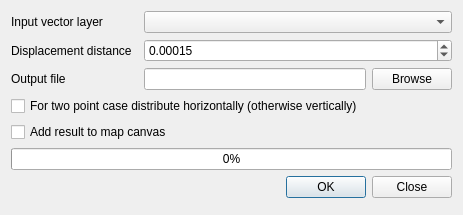
<?xml version="1.0" encoding="UTF-8"?>
<ui version="4.0">
 <class>ShiftPointsDialog</class>
 <widget class="QDialog" name="ShiftPointsDialog">
  <property name="geometry">
   <rect>
    <x>0</x>
    <y>0</y>
    <width>463</width>
    <height>215</height>
   </rect>
  </property>
  <property name="windowTitle">
   <string>Shift points</string>
  </property>
  <layout class="QGridLayout" name="gridLayout">
   <item row="0" column="0">
    <widget class="QLabel" name="label">
     <property name="text">
      <string>Input vector layer</string>
     </property>
    </widget>
   </item>
   <item row="0" column="2">
    <widget class="QComboBox" name="cmbInputLayer"/>
   </item>
   <item row="2" column="0" colspan="2">
    <widget class="QLabel" name="label_2">
     <property name="text">
      <string>Output file</string>
     </property>
    </widget>
   </item>
   <item row="2" column="2">
    <layout class="QHBoxLayout" name="horizontalLayout_2">
     <item>
      <widget class="QLineEdit" name="leOutputFile"/>
     </item>
     <item>
      <widget class="QPushButton" name="btnBrowse">
       <property name="text">
        <string>Browse</string>
       </property>
      </widget>
     </item>
    </layout>
   </item>
   <item row="4" column="0" colspan="3">
    <widget class="QCheckBox" name="chkAddToCanvas">
     <property name="text">
      <string>Add result to map canvas</string>
     </property>
    </widget>
   </item>
   <item row="5" column="0" colspan="3">
    <widget class="QProgressBar" name="progressBar">
     <property name="value">
      <number>0</number>
     </property>
    </widget>
   </item>
   <item row="6" column="0" colspan="3">
    <widget class="QDialogButtonBox" name="buttonBox">
     <property name="standardButtons">
      <set>QDialogButtonBox::Close|QDialogButtonBox::Ok</set>
     </property>
    </widget>
   </item>
   <item row="1" column="0">
    <widget class="QLabel" name="label_3">
     <property name="text">
      <string>Displacement distance</string>
     </property>
    </widget>
   </item>
   <item row="1" column="2">
    <widget class="QDoubleSpinBox" name="spnRadius">
     <property name="decimals">
      <number>5</number>
     </property>
     <property name="maximum">
      <double>999999999.999989986419678</double>
     </property>
     <property name="value">
      <double>0.000150000000000</double>
     </property>
    </widget>
   </item>
   <item row="3" column="0" colspan="3">
    <widget class="QCheckBox" name="chkRotate">
     <property name="text">
      <string>For two point case distribute horizontally (otherwise vertically)</string>
     </property>
    </widget>
   </item>
  </layout>
 </widget>
 <resources/>
 <connections>
  <connection>
   <sender>buttonBox</sender>
   <signal>accepted()</signal>
   <receiver>ShiftPointsDialog</receiver>
   <slot>accept()</slot>
   <hints>
    <hint type="sourcelabel">
     <x>248</x>
     <y>254</y>
    </hint>
    <hint type="destinationlabel">
     <x>157</x>
     <y>274</y>
    </hint>
   </hints>
  </connection>
  <connection>
   <sender>buttonBox</sender>
   <signal>rejected()</signal>
   <receiver>ShiftPointsDialog</receiver>
   <slot>reject()</slot>
   <hints>
    <hint type="sourcelabel">
     <x>316</x>
     <y>260</y>
    </hint>
    <hint type="destinationlabel">
     <x>286</x>
     <y>274</y>
    </hint>
   </hints>
  </connection>
 </connections>
</ui>
